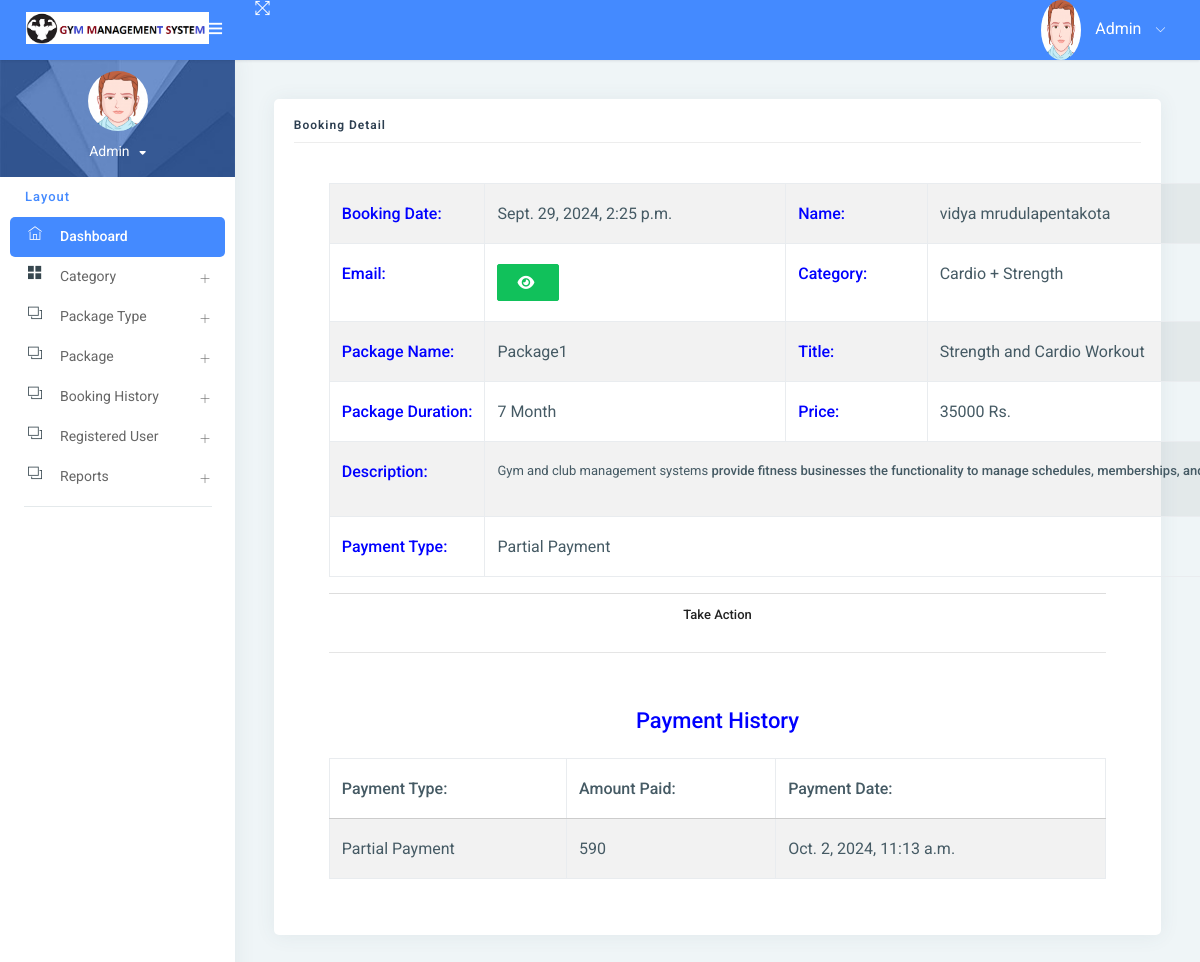
Screenshot of /booking_detail/5/ (signed in) with the database file from the repository.
### gym/models.py (models this page shows, shortened)
class Booking(models.Model):
    package = models.ForeignKey(Package, on_delete=models.CASCADE, null=True, blank=True)
    register = models.ForeignKey(Signup, on_delete=models.CASCADE, null=True, blank=True)
    bookingnumber = models.CharField(max_length=100, null=True, blank=True)
    status = models.IntegerField(choices=STATUS, default=1)
    creationdate = models.DateTimeField(auto_now_add=True)

class Signup(models.Model):
    user = models.ForeignKey(User, on_delete=models.CASCADE, null=True)
    mobile = models.CharField(max_length=15, null=True)
    state = models.CharField(max_length=150, null=True)
    city = models.CharField(max_length=150, null=True)
    address = models.CharField(max_length=200, null=True)
    creationdate = models.DateTimeField(auto_now_add=True)

class Package(models.Model):
    category = models.ForeignKey(Category, on_delete=models.CASCADE, null=True)
    packagename = models.ForeignKey(Packagetype, on_delete=models.CASCADE, null=True)
    titlename = models.CharField(max_length=200, null=True)
    packageduration = models.CharField(max_length=50, null=True)
    price = models.CharField(max_length=200, null=True)
    description = models.CharField(max_length=200, null=True)
    creationdate = models.DateTimeField(auto_now_add=True)

class Category(models.Model):
    categoryname = models.CharField(max_length=200, null=True)
    status = models.CharField(max_length=300, null=True)
    creationdate = models.DateTimeField(auto_now_add=True)

class Packagetype(models.Model):
    category = models.ForeignKey(Category, on_delete=models.CASCADE, null=True)
    packagename = models.CharField(max_length=200, null=True)
    creationdate = models.DateTimeField(auto_now_add=True)
    def __str__(self):
        return self.packagename

class Paymenthistory(models.Model):
    user = models.ForeignKey(Signup, on_delete=models.CASCADE, null=True, blank=True)
    booking = models.ForeignKey(Booking, on_delete=models.CASCADE, null=True, blank=True)
    price = models.CharField(max_length=100, null=True, blank=True)
    status = models.IntegerField(choices=STATUS, default=1)
    creationdate = models.DateTimeField(auto_now_add=True)

### gym/views.py (the view, shortened to what this page needs)
# urls.py: path('booking_detail/<int:pid>/', booking_detail, name="booking_detail"),
def booking_detail(request, pid):
    data = Booking.objects.get(id=pid)
    payment = Paymenthistory.objects.filter(booking=data)
    if request.user.is_staff:
        return render(request, "admin/admin_booking_detail.html", locals())
    else:
        return render(request, "user_booking_detail.html", locals())

### gym/templates/admin/admin_booking_detail.html (shortened to what this page needs)
{% extends 'admin_base.html' %}
{% load static custom_tags %}
{% block main %}
<link rel="stylesheet" href="https://cdnjs.cloudflare.com/ajax/libs/font-awesome/6.2.0/css/all.min.css" />
<div class="pcoded-inner-content">
    <div class="main-body">
        <div class="page-wrapper">
            <div class="page-body">
                <div class="row">
                    <div class="col-sm-12">
                        <div class="card">
                            <div class="card-block">
                                <h4 class="sub-title">Booking Detail</h4>
                                <div class="card-body">
                                <div class="container">
                                    <table id="example1" class="table table-bordered table-striped">
                                        <tr>
                                            <th style="color:blue">Booking Date:</th>
                                            <td>{{data.creationdate}}</td>
                                            <th style="color:blue">Name:</th>
                                            <td>{{data.register.user.first_name}}{{data.register.user.last_name}}</td>
                                        </tr>
                                        <tr>
                                            <th style="color:blue">Email:</th>
                                            <td>
                                                <button type="button" class="btn btn-success" id="email-btn-{{forloop.counter}}" onclick="togglePassword('email-{{forloop.counter}}', this.id)"><i class="fa fa-eye"></i></button>
                                            </td>
                                            <th style="color:blue">Category:</th>
                                            <td>{{data.package.category.categoryname}}</td>
                                        </tr>
                                        <tr>
                                            <th style="color:blue">Package Name:</th>
                                            <td>{{data.package.packagename}}</td>
                                            <th style="color:blue">Title:</th>
                                            <td>{{data.package.titlename}}</td>
                                        </tr>
                                        <tr>
                                            <th style="color:blue">Package Duration:</th>
                                            <td>{{data.package.packageduration}}</td>
                                            <th style="color:blue">Price:</th>
                                            <td>{{data.package.price}} Rs.</td>
                                        </tr>
                                        <tr>
                                            <th style="color:blue">Description:</th>
                                            <td colspan="12">{{data.package.description|safe}}</td>
                                        </tr>
                                        <tr>
                                            <th style="color:blue">Payment Type:</th>
                                             <td colspan="12">{{data.get_status_display}}</td>
                                        </tr>
                                    </table>
                                    {% if data.status == 2 %}
                                    <center>
                                        <div class="accordion-heading" role="tab" id="headingOne">
                                                <h3 class="card-title accordion-title"><a class="accordion-msg waves-effect waves-dark" data-toggle="collapse" data-parent="#accordion" href="#collapseOne" aria-expanded="true" aria-controls="collapseOne">
                                                    Take Action</a>
                                                </h3>
                                        </div>
                                    </center>
                                    {% endif %}
                                    <hr>
                                    {% if data.status != "New" %}
                                    <table id="example6" class="table table-bordered table-striped">
                                        <div class="card-body">
                                            <tr>
                                                <center>
                                                    <h4 style="color:blue">Payment History</h4>
                                                </center>
                                            </tr>
                                            <table id="example5" class="table table-bordered table-striped">
                                                <thead>
                                                <tr>
                                                    <th>Payment Type:</th>
                                                    <th>Amount Paid:</th>
                                                    <th>Payment Date:</th>
                                                </tr>
                                                </thead>
                                                <tbody>
                                                {% for i in payment %}
                                                <tr>
                                                    <td>{{i.get_status_display}}</td>
                                                    <td>{{i.price}}</td>
                                                    <td>{{i.creationdate}}</td>
                                                </tr>
                                                {% endfor %}
                                                </tbody>
                                            </table>
                                        </div>
                                    </table>
                                    {% endif %}
                                </div>
                                </div>
                            </div>
                        </div>
                    </div>
                </div>
            </div>
        </div>
    </div>
</div>
{% endblock %}

### gym/templates/admin_base.html (shortened to what this page needs)
{% load static %}
<html lang="en">
<head>
    <link rel="stylesheet" href="{% static 'assets1/pages/waves/css/waves.min.css' %}" type="text/css" media="all">
    <link rel="stylesheet" type="text/css" href="{% static 'assets1/css/bootstrap/css/bootstrap.min.css' %}">
    <link rel="stylesheet" href="{% static 'assets1/pages/waves/css/waves.min.css' %}" type="text/css" media="all">
    <link rel="stylesheet" type="text/css" href="{% static 'assets1/icon/themify-icons/themify-icons.css' %}">
    <link rel="stylesheet" type="text/css" href="{% static 'assets1/icon/font-awesome/css/font-awesome.min.css' %}">
    <link rel="stylesheet" type="text/css" href="{% static 'assets1/css/jquery.mCustomScrollbar.css' %}">
    <link rel="stylesheet" href="https://www.amcharts.com/lib/3/plugins/export/export.css" type="text/css" media="all"/>
    <link rel="stylesheet" type="text/css" href="{% static 'assets1/css/style.css' %}">
</head>
<body>
<div id="pcoded" class="pcoded">
    <div class="pcoded-container navbar-wrapper">
        <nav class="navbar header-navbar pcoded-header">
            <div class="navbar-wrapper">
                <div class="navbar-logo">
                    <a class="mobile-menu waves-effect waves-light" id="mobile-collapse" href="#!">
                        <i class="ti-menu"></i>
                    </a>
                    <a href="{% url 'admin_home' %}">
                        <img class="img-fluid" src="{% static 'assets1/images/logo.png' %}" alt="Theme-Logo"
                             style="width:85%">
                    </a>
                </div>
                <div class="navbar-container container-fluid">
                    <ul class="nav-left">
                        <li>
                            <a href="#!" onclick="javascript:toggleFullScreen()" class="waves-effect waves-light">
                                <i class="ti-fullscreen"></i>
                            </a>
                        </li>
                    </ul>
                    <ul class="nav-right">
                        <li class="user-profile header-notification">
                            <a href="#!" class="waves-effect waves-light">
                                <img src="{% static 'assets1/images/avatar-1.png' %}" class="img-radius"
                                     alt="">
                                <span>Admin</span>
                                <i class="ti-angle-down"></i>
                            </a>
                        </li>
                    </ul>
                </div>
            </div>
        </nav>
        <div class="pcoded-main-container">
            <div class="pcoded-wrapper">
                <nav class="pcoded-navbar">
                    <div class="pcoded-inner-navbar main-menu">
                        <div class="">
                            <div class="main-menu-header">
                                <img class="img-80 img-radius" src="{% static 'assets1/images/avatar-1.png' %}"
                                     alt="">
                                <div class="user-details">
                                    <span id="more-details">Admin<i class="fa fa-caret-down"></i></span>
                                </div>
                            </div>
                        </div>
                        <div class="pcoded-navigation-label" data-i18n="nav.category.navigation">Layout</div>
                        <ul class="pcoded-item pcoded-left-item">
                            <li class="active">
                                <a href="{% url 'admin_home' %}" class="waves-effect waves-dark">
                                    <span class="pcoded-micon"><i class="ti-home"></i><b>D</b></span>
                                    <span class="pcoded-mtext" data-i18n="nav.dash.main">Dashboard</span>
                                </a>
                            </li>
                            <li class="pcoded-hasmenu">
                                <a href="javascript:void(0)" class="waves-effect waves-dark">
                                    <span class="pcoded-micon"><i class="ti-layout-grid2-alt"></i></span>
                                    <span class="pcoded-mtext" data-i18n="nav.basic-components.main">Category</span>
                                </a>
                            </li>
                            <li class="pcoded-hasmenu">
                                <a href="javascript:void(0)" class="waves-effect waves-dark">
                                    <span class="pcoded-micon"><i class="ti-layers"></i></span>
                                    <span class="pcoded-mtext"
                                          data-i18n="nav.basic-components.main">Package Type </span>
                                </a>
                            </li>
                            <li class="pcoded-hasmenu">
                                <a href="javascript:void(0)" class="waves-effect waves-dark">
                                    <span class="pcoded-micon"><i class="ti-layers"></i></span>
                                    <span class="pcoded-mtext"
                                          data-i18n="nav.basic-components.main"> Package</span>
                                </a>
                            </li>
                            <li class="pcoded-hasmenu">
                                <a href="javascript:void(0)" class="waves-effect waves-dark">
                                    <span class="pcoded-micon"><i class="ti-layers"></i></span>
                                    <span class="pcoded-mtext"
                                          data-i18n="nav.basic-components.main">Booking History</span>
                                </a>
                            </li>
                               <li class="pcoded-hasmenu">
                                <a href="javascript:void(0)" class="waves-effect waves-dark">
                                    <span class="pcoded-micon"><i class="ti-layers"></i></span>
                                    <span class="pcoded-mtext"
                                          data-i18n="nav.basic-components.main"> Registered User</span>
                                </a>
                            </li>
                            <li class="pcoded-hasmenu">
                                <a href="javascript:void(0)" class="waves-effect waves-dark">
                                    <span class="pcoded-micon"><i class="ti-layers"></i></span>
                                    <span class="pcoded-mtext"
                                          data-i18n="nav.basic-components.main">Reports</span>
                                </a>
                            </li>
                        </ul>
                    </div>
                </nav>
                <div class="pcoded-content">
                    {% block main %}
                    {% endblock %}
                </div>
            </div>
        </div>
    </div>
</div>
</body>
</html>

### gym/templates/admin/admin_booking_detail.html (style rules this page uses)
img { width: 60px; height: 60px; }
td { padding:0px; }

### rows the page displays
Booking: creationdate "Sept. 29, 2024, 2:25 p.m.", register.user.first_name "vidya mrudula", register.user.last_name "pentakota", package.category.categoryname "Cardio + Strength", package.packagename "Package1", package.titlename "Strength and Cardio Workout", package.packageduration "7 Month", package.price "35000", package.description "Gym and club management systems provide fitness businesses the functionality to manage schedules, memberships,…", status "Partial Payment"
Paymenthistory: status "Partial Payment", price "590", creationdate "Oct. 2, 2024, 11:13 a.m."
